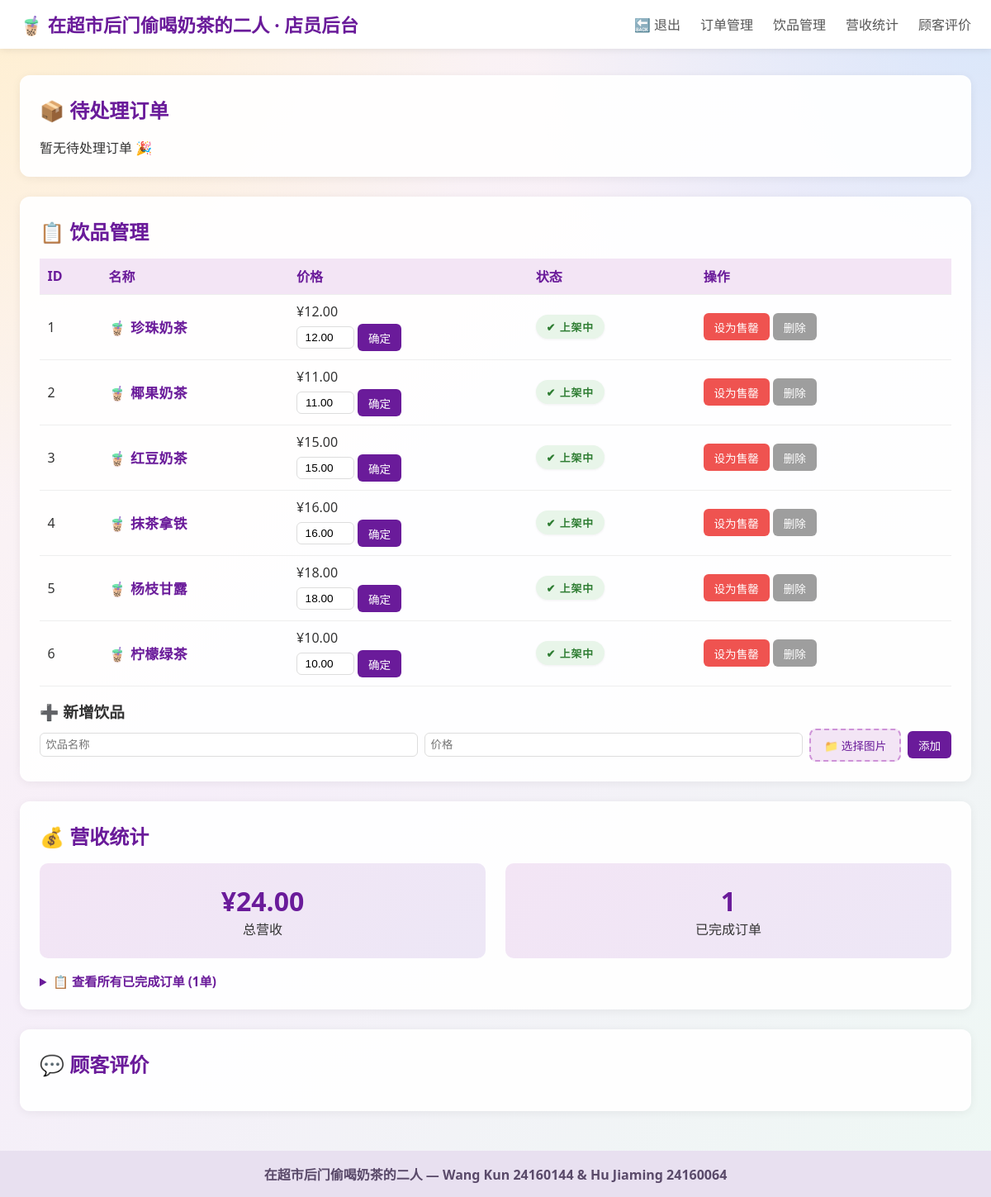
The page /pages/staff.php (signed in) on the database its author committed.
### tables this page shows
CREATE TABLE inventory (
    id          INT AUTO_INCREMENT PRIMARY KEY,
    name        VARCHAR(80)   NOT NULL,
    price       DECIMAL(8,2)  NOT NULL,
    image       VARCHAR(255)  DEFAULT NULL,
    available   TINYINT(1)    NOT NULL DEFAULT 1,
    created_at  TIMESTAMP DEFAULT CURRENT_TIMESTAMP
);

### pages/staff.php (the view, shortened to what this page needs)
<?php
require_once '../includes/db.php';
$pendingOrders = $conn->query("SELECT o.*,u.username FROM orders o JOIN users u ON o.user_id=u.id WHERE o.status='pending' ORDER BY o.created_at");
$inventory = $conn->query("SELECT * FROM inventory ORDER BY id");
$totalRevenue = $conn->query("SELECT SUM(amount) AS total FROM revenue")->fetch_assoc()['total'] ?? 0;
$doneCount = $conn->query("SELECT COUNT(*) AS c FROM orders WHERE status='done'")->fetch_assoc()['c'];
?>
<!DOCTYPE html>
<html lang="zh-CN">
<head>
<title>在超市后门偷喝奶茶的二人 — 店员后台</title><link rel="stylesheet" href="../styles/index.css"><link rel="stylesheet" href="../styles/staff.css">
</head>
<body>
<header>
<nav>
    <div class="logo">🧋 在超市后门偷喝奶茶的二人 · 店员后台</div>
    <ul class="nav-links">
        <li><a href="logout.php">🔙 退出</a></li>
        <li><a href="#orders">订单管理</a></li>
        <li><a href="#stock">饮品管理</a></li>
        <li><a href="#revenue">营收统计</a></li>
        <li><a href="#reviews">顾客评价</a></li>
    </ul>
</nav>
</header>
<main>
<section id="orders" class="card">
    <h2>📦 待处理订单</h2>
    <?php if ($pendingOrders->num_rows > 0): ?>
    <table class="data-table">
        <tr><th>#</th><th>顾客</th><th>饮品</th><th>数量</th><th>金额</th><th>操作</th></tr>
        <?php while ($o = $pendingOrders->fetch_assoc()): ?>
        <tr>
            <td><?php echo $o['id']; ?></td>
            <td><?php echo $o['username']; ?></td>
            <td><?php echo $o['drink_name']; ?></td>
            <td><?php echo $o['quantity']; ?></td>
            <td>¥<?php echo $o['total_price']; ?></td>
            <td class="order-action-cell" data-oid="<?php echo $o['id']; ?>">
                <form method="POST" class="make-form make-form-inline">
                    <input type="hidden" name="order_id" value="<?php echo $o['id']; ?>">
                    <input type="hidden" name="complete" value="1">
                    <button type="button" class="btn-sm btn-make" onclick="startMaking(this, <?php echo $o['id']; ?>)">🍵 制作</button>
                </form>
                <div class="progress-wrap progress-hidden">
                    <div class="progress-bar"><div class="progress-fill"></div></div>
                    <span class="progress-label">制作中…</span>
                </div>
            </td>
        </tr>
        <?php endwhile; ?>
    </table>
    <?php else: ?><p>暂无待处理订单 🎉</p><?php endif; ?>
</section>
<section id="stock" class="card">
    <h2>📋 饮品管理</h2>
    <table class="data-table">
        <tr><th>ID</th><th>名称</th><th>价格</th><th>状态</th><th>操作</th></tr>
        <?php while ($d = $inventory->fetch_assoc()): ?>
        <tr>
            <td><?php echo $d['id']; ?></td>
            <td class="drink-name">🧋 <?php echo htmlspecialchars($d['name']); ?></td>
            <td>
                <span class="price">¥<?php echo number_format($d['price'], 2); ?></span>
                <form method="POST" class="price-set-form">
                    <input type="number" name="new_price" step="0.01" min="0" value="<?php echo number_format($d['price'], 2); ?>" class="price-input">
                    <button type="submit" class="btn-sm">确定</button>
                </form>
            </td>
            <td>
                <span class="status-badge <?php echo $d['available'] ? 'status-on' : 'status-off'; ?>">
                    <?php echo $d['available'] ? '✔ 上架中' : '✖ 已售罄'; ?>
                </span>
            </td>
            <td>
                <form method="POST" class="form-inline">
                    <button type="submit" name="toggle" class="btn-sm <?php echo $d['available'] ? 'btn-off' : 'btn-on'; ?>"><?php echo $d['available'] ? '设为售罄' : '设为上架'; ?></button>
                    <button type="submit" name="delete_drink" class="btn-sm btn-danger" onclick="return confirm('确认删除？')">删除</button>
                </form>
            </td>
        </tr>
        <?php endwhile; ?>
    </table>
    <h3 class="add-drink-title">➕ 新增饮品</h3>
    <form method="POST" class="inline-form" enctype="multipart/form-data">
        <input type="text" name="new_name" placeholder="饮品名称" required>
        <input type="number" name="new_price" placeholder="价格" step="0.01" min="0.01" required>
        <label class="file-pick">
            <span id="file-name">📁 选择图片</span>
        </label>
        <button type="submit" name="add_drink" class="btn-sm">添加</button>
    </form>
</section>
<section id="revenue" class="card">
    <h2>💰 营收统计</h2>
    <div class="stats">
        <div class="stat-box"><h3>¥<?php echo number_format($totalRevenue, 2); ?></h3><p>总营收</p></div>
        <div class="stat-box"><h3><?php echo $doneCount; ?></h3><p>已完成订单</p></div>
    </div>
    <details class="revenue-details">
        <summary class="revenue-summary">
            📋 查看所有已完成订单 (<?php echo $doneCount; ?>单)
        </summary>
    </details>
</section>
<section id="reviews" class="card">
    <h2>💬 顾客评价</h2>
</section>
</main>
<footer>在超市后门偷喝奶茶的二人 — Wang Kun 24160144 & Hu Jiaming 24160064</footer>
</body></html>

### styles/index.css (style rules this page uses)
* { margin: 0; padding: 0; box-sizing: border-box; }
html { scroll-behavior: smooth; scroll-padding-top: 86px; }
body { font-family: 'Segoe UI', Arial, sans-serif; background: radial-gradient(circle at top left, rgba(255, 232, 183, 0.55), transparent 32%), radial-gradient(circle at top right, rgba(187, 222, 251, 0.5), transparent 30%), linear-gradient(135deg, #fff7f0 0%, #f6eef9 45%, #eef8f4 100%); min-height: 100vh; color: #333; }
header { background: white; box-shadow: 0 2px 8px rgba(0,0,0,0.08); position: sticky; top: 0; z-index: 100; }
nav { max-width: 1200px; margin: 0 auto; display: flex; justify-content: space-between; align-items: center; padding: 0.8rem 1.5rem; }
.logo { font-size: 1.4rem; font-weight: bold; color: #6a1b9a; }
.nav-links { list-style: none; display: flex; gap: 1.5rem; }
.nav-links a { text-decoration: none; color: #555; transition: color 0.3s; }
main { max-width: 1200px; margin: 2rem auto; padding: 0 1.5rem; min-height: 60vh; }
footer { text-align: center; padding: 1rem; background: #e8e0f0; color: #5a4a6a; font-weight: 600; margin-top: 3rem; }
.card { background: rgba(255,255,255,0.94); border-radius: 12px; padding: 1.5rem; margin-bottom: 1.5rem; box-shadow: 0 2px 12px rgba(0,0,0,0.06); animation: fadeIn 0.4s ease; }
.card h2 { color: #6a1b9a; margin-bottom: 1rem; }
.btn-sm { padding: 0.4rem 0.8rem; background: #6a1b9a; color: white; border: none; border-radius: 6px; cursor: pointer; font-size: 0.85rem; transition: background 0.2s; }
.btn-danger { background: #9e9e9e; color: #fff; }
.data-table { width: 100%; border-collapse: collapse; }
.data-table th, .data-table td { padding: 0.6rem; text-align: left; border-bottom: 1px solid #eee; }
.data-table th { background: #f3e5f5; color: #6a1b9a; }
.stats { display: flex; gap: 1.5rem; }
.stat-box { flex: 1; background: linear-gradient(135deg,#f3e5f5,#ede7f6); border-radius: 10px; padding: 1.5rem; text-align: center; }
.stat-box h3 { font-size: 2rem; color: #6a1b9a; }
.reply-form, .inline-form { display: flex; gap: 0.5rem; margin-top: 0.5rem; align-items: center; }
.reply-form input, .inline-form input { flex: 1; padding: 0.4rem; border: 1px solid #ddd; border-radius: 6px; }

### styles/staff.css (style rules this page uses)
* { margin: 0; padding: 0; box-sizing: border-box; }
html { scroll-behavior: smooth; scroll-padding-top: 86px; }
body { font-family: 'Segoe UI', Arial, sans-serif; background: radial-gradient(circle at top left, rgba(255, 232, 183, 0.55), transparent 32%), radial-gradient(circle at top right, rgba(187, 222, 251, 0.5), transparent 30%), linear-gradient(135deg, #fff7f0 0%, #f6eef9 45%, #eef8f4 100%); min-height: 100vh; color: #333; }
.status-badge { display: inline-block; padding: 0.3rem 0.8rem; border-radius: 20px; font-size: 0.8rem; font-weight: 600; letter-spacing: 1px; text-transform: uppercase; box-shadow: 0 1px 3px rgba(0,0,0,0.06); }
.status-on { background: #e8f5e9; color: #2e7d32; }
.btn-off { background: #ef5350; }
.file-pick { display: inline-flex; align-items: center; padding: 0.5rem 1rem; background: #f3e5f5; border: 2px dashed #ce93d8; border-radius: 8px; cursor: pointer; font-size: 0.85rem; color: #6a1b9a; transition: all 0.2s; }
.drink-name { font-size: 1.05rem; font-weight: 700; color: #6a1b9a; letter-spacing: 0.5px; text-shadow: 0 1px 0 rgba(106,27,154,0.1); }
.price-set-form { display: flex; gap: 4px; align-items: center; margin-top: 4px; }
.price-set-form .price-input, .price-input { width: 70px; padding: 0.3rem; text-align: center; border: 1px solid #ddd; border-radius: 6px; font-size: 0.85rem; }
.form-inline { display: inline; }
.add-drink-title { margin-top: 1rem; }
.revenue-details { margin-top: 1rem; }
.revenue-summary { cursor: pointer; color: #6a1b9a; font-weight: 600; font-size: 0.95rem; }

### rows shown on the page
inventory: id "1", name "珍珠奶茶", price "12.00", new_price "12.00", available "✔ 上架中"
inventory: id "2", name "椰果奶茶", price "11.00", new_price "11.00", available "✔ 上架中"
inventory: id "3", name "红豆奶茶", price "15.00", new_price "15.00", available "✔ 上架中"
inventory: id "4", name "抹茶拿铁", price "16.00", new_price "16.00", available "✔ 上架中"
inventory: id "5", name "杨枝甘露", price "18.00", new_price "18.00", available "✔ 上架中"
inventory: id "6", name "柠檬绿茶", price "10.00", new_price "10.00", available "✔ 上架中"

### other values the page prints
$totalRevenue "24.00"
$doneCount "1"
